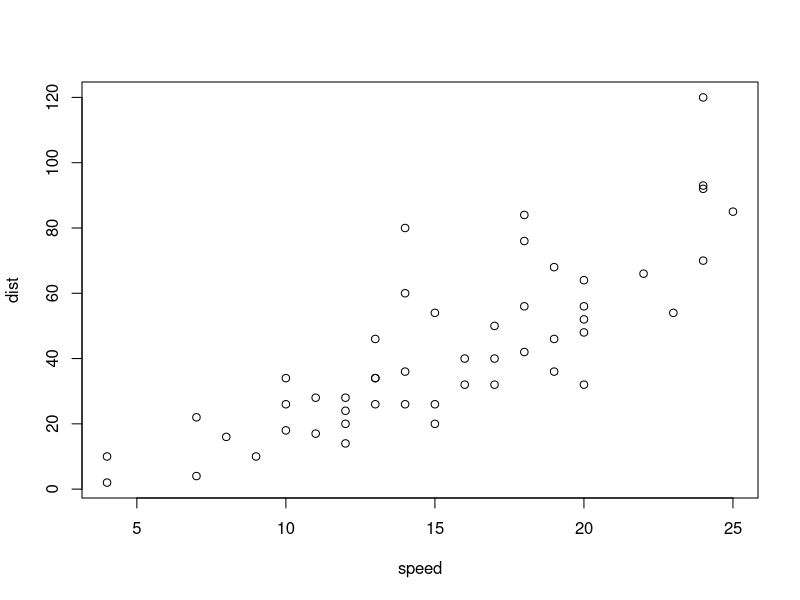
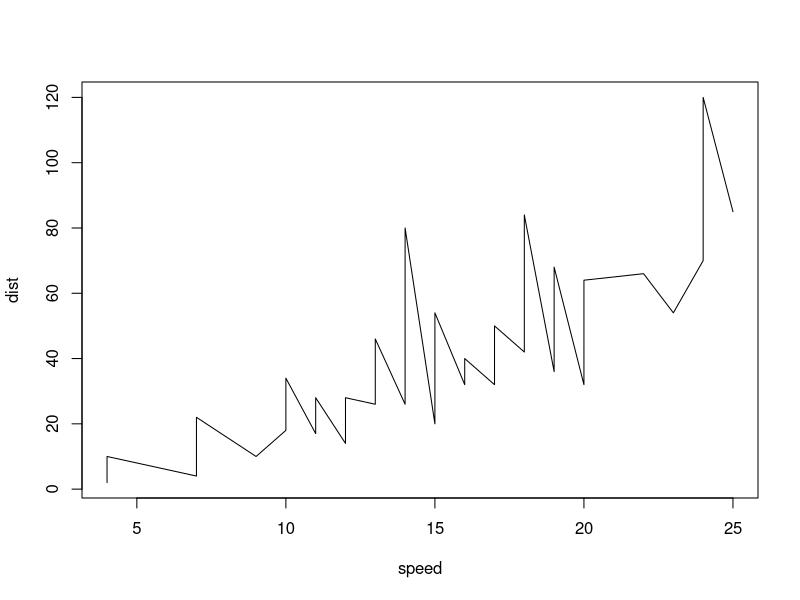

R code for these plots, in order:
## ---- chunk 1
summary(cars)
## ---- chunk 2
plot(cars)
## ---- chunk 3
plot(cars, type="l")
